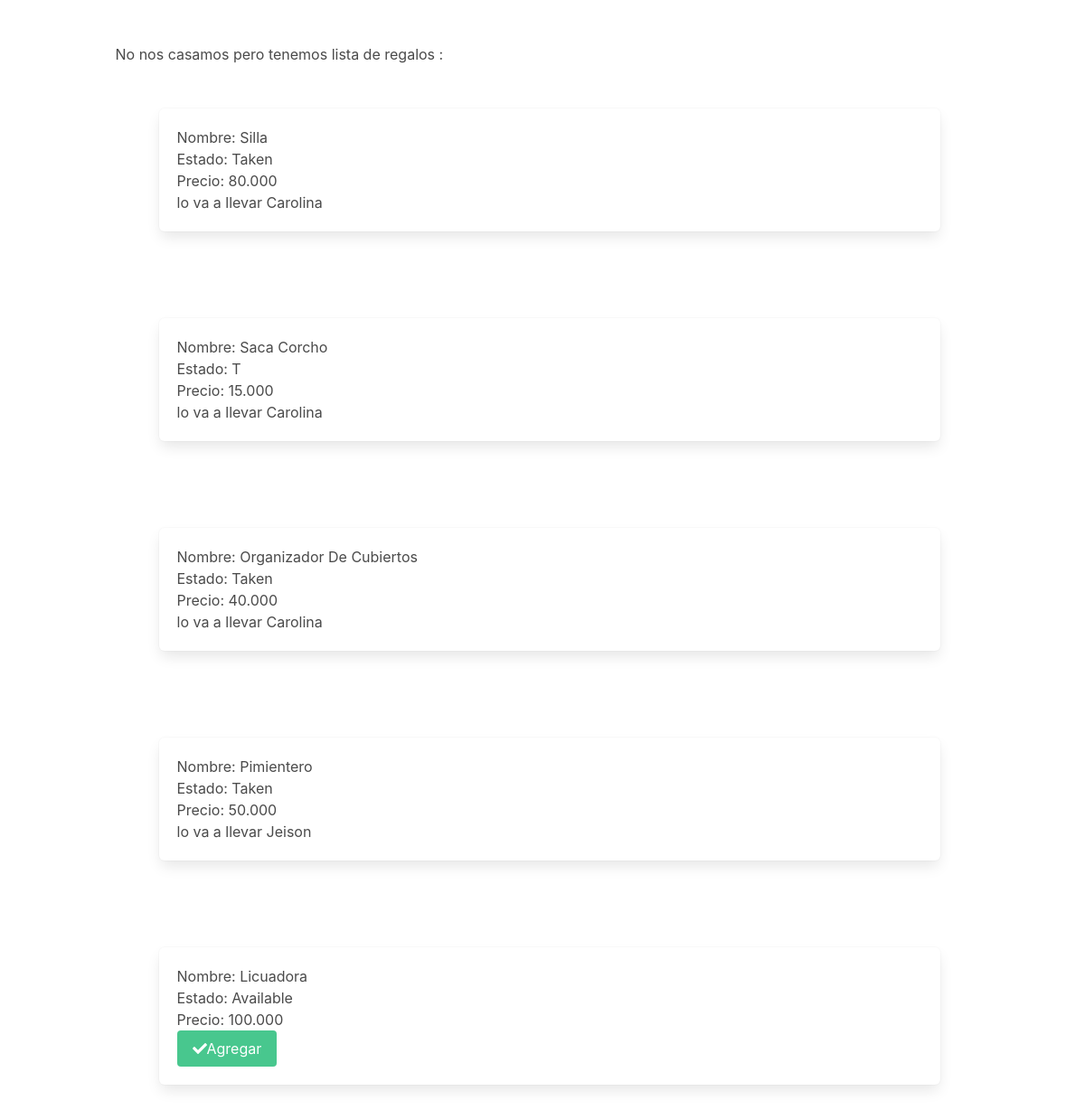
/gift_list/, run on an earlier commit of the app's database.
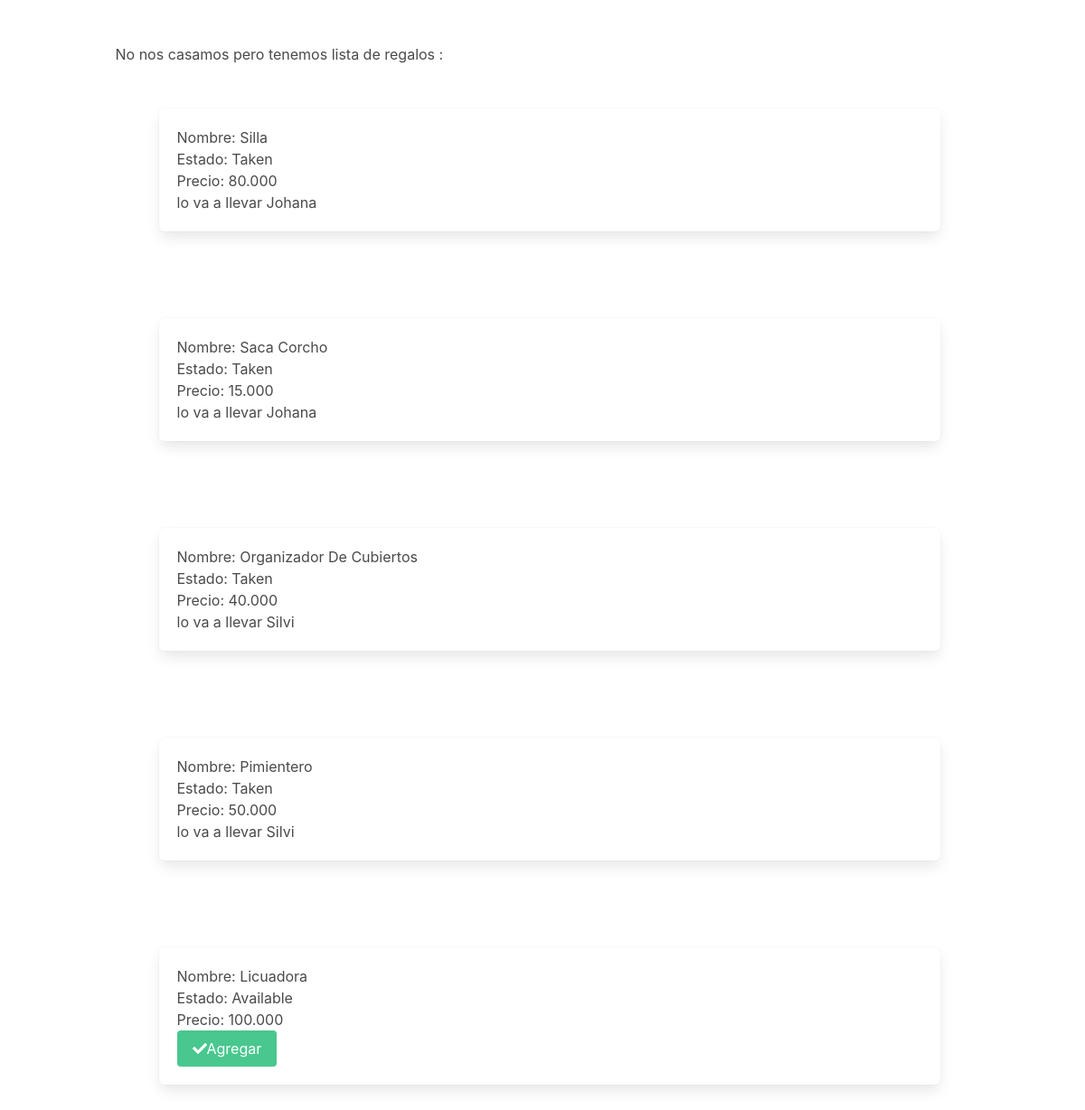
And on a later commit of the database.
### hw/models.py (models this page shows, shortened)
class Gift(models.Model):
    STATUS_CHOICES = (('Available','A'), ('Taken','T'))
    name = models.CharField(max_length=200)
    status = models.CharField(max_length=15, choices=STATUS_CHOICES)
    price = models.DecimalField(max_digits=8, decimal_places=3)
    pic = models.ImageField()
    guest = models.ForeignKey(Guest,models.SET_NULL,blank=True,null=True)

class Guest(models.Model):
    name = models.CharField(max_length=70)
    mail = models.EmailField(max_length=254)
    mobile = models.IntegerField()
    going = models.BooleanField(default=True)
    invitation = models.ForeignKey(Invitation,models.SET_NULL,blank=True,null=True)
    def __str__(self):
        return self.name

### hw/views.py (the view)
# urls.py: path('gift_list/', GiftlistView.as_view(), name="gift_list"),
class GiftlistView(TemplateView):
    template_name = 'hw/gift_list.html'

### hw/context_processor.py (called while the page is built)
def guests_data(request):
    guests = Guest.objects.all()
    return {'guests': guests}

def gifts_data(request):
    gifts = Gift.objects.all()
    return {'gifts': gifts}

def invitations_data(request):
    invitations = Invitation.objects.all()
    return {'invitations': invitations}

### hw/templates/hw/gift_list.html (shortened to what this page needs)
{% extends "hw/base.html" %}
{% block content %}
    No nos casamos pero tenemos lista de regalos :
    {% for gift in gifts %}
      {% include "hw/gift.html"%}
    {% endfor %}
{% endblock  %}

### hw/templates/hw/gift.html (shortened to what this page needs)
{% extends "hw/base.html" %}
{% block content %}
   <div class="box">
    <h1>Nombre: {{gift.name|title}}</h1>
    <p>Estado: {{gift.status}}</p>
    <p>Precio: {{gift.price}}</p>
    {% if gift.status == 'Available'%}
      <a class="button is-success" id="add_{{gift.pk}}" onclick="add_gift({{gift.pk}})">
      <i class="fas fa-check"></i>Agregar</a>
    {% else %}
    <p> lo va a llevar {{gift.guest}}</p>
    {% endif %}
  </div>
{% endblock  %}

What changed in the data, as far as the page shows it:
changed Gift "Silla": guest "Carolina" → "Johana"
changed Gift "Saca Corcho": status "T" → "Taken"; guest "Carolina" → "Johana"
changed Gift "Organizador De Cubiertos": guest "Carolina" → "Silvi"
changed Gift "Pimientero": guest "Jeison" → "Silvi"
